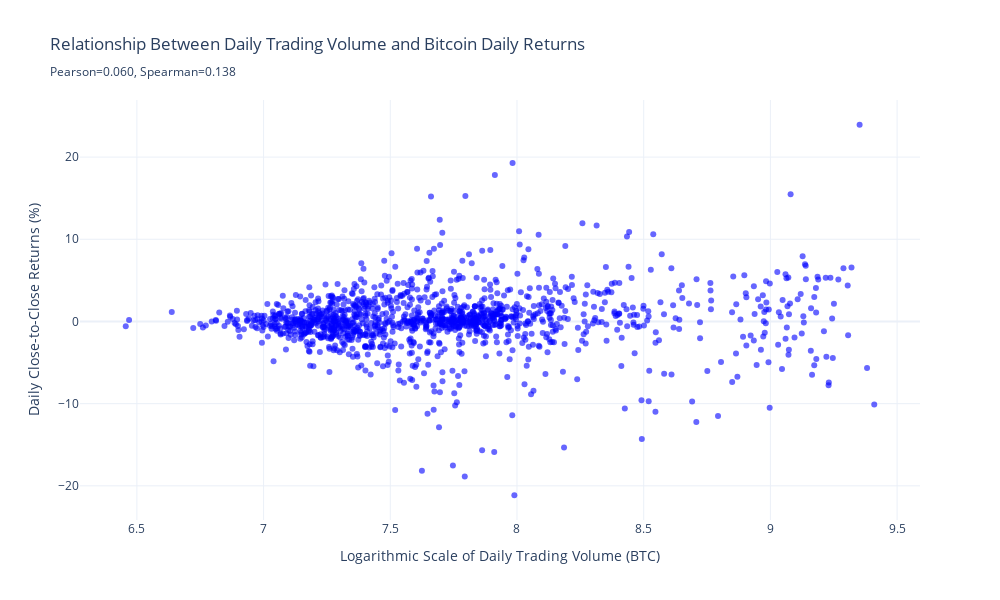

This figure's notebook cell:
### Code cell
df = pd.read_csv(r'D:\Data Analyst stuffs\Python stuffs\Learn Python for Data Analysis\PYTHON_EXERCISES_UDEMY\Bitcoin Case Study\bitcoin_price_Training - Training.csv')

df['Date'] = pd.to_datetime(df['Date'])
df = df.set_index('Date').sort_index()

# Clean 'Volume' column:
# Remove commas (thousand separators) → convert to numeric → replace missing values with zero
df['Volume'] = pd.to_numeric(df['Volume'].str.replace(',', '', regex=False), errors='coerce')
df['Volume'] = df['Volume'].fillna(0)

# Focus analysis on 2014–2017 (exclude 2013 because the data for that year is incomplete)
df_2014_2017 = df.loc[df.index.strftime('%Y') != '2013'].copy()

# Compute daily close-to-close returns as percentage change
df_2014_2017['Close_return'] = 100 * df_2014_2017['Close'].pct_change()

# Calculate correlation between trading volume and daily returns
pearson_val = (
    df_2014_2017[['Volume', 'Close_return']]
    .corr(method='pearson')
    .loc['Volume', 'Close_return']
)

spearman_val = (
    df_2014_2017[['Volume', 'Close_return']]
    .corr(method='spearman')
    .loc['Volume', 'Close_return']
)

# Create scatter plot: Volume (log scale) vs Daily Returns
fig_scatter = go.Scatter(   
    x=np.log10(df_2014_2017['Volume']), # log scale reduces skew in Volume data
    y=df_2014_2017['Close_return'],
    mode='markers',
    marker=dict(size=6, color='blue', opacity=0.6)
)

# Build figure
fig = go.Figure(fig_scatter)

# Customize layout
fig.update_layout(
    height=600,
    width=1000,
    title=f'Relationship Between Daily Trading Volume and Bitcoin Daily Returns<br><sub>Pearson={pearson_val:.3f}, Spearman={spearman_val:.3f}</sub>',
    xaxis_title='Logarithmic Scale of Daily Trading Volume (BTC)',
    yaxis_title='Daily Close-to-Close Returns (%)',
    template='plotly_white'
)

fig.show()

### Figure 1 — Plotly figure (JSON) as saved in the notebook; plotly's stock layout.template omitted (floating-point values rounded to 4 significant figures; data arrays with more than 128 entries replaced by an {"elided": "..."} marker saying what was removed)
{"data": [{"marker": {"color": "blue", "opacity": 0.6, "size": 6}, "mode": "markers", "type": "scatter", "x": {"elided": "1308 float values"}, "y": {"elided": "1308 float values"}}], "layout": {"height": 600, "title": {"text": "Relationship Between Daily Trading Volume and Bitcoin Daily Returns<br><sub>Pearson=0.060, Spearman=0.138</sub>"}, "width": 1000, "xaxis": {"title": {"text": "Logarithmic Scale of Daily Trading Volume (BTC)"}}, "yaxis": {"title": {"text": "Daily Close-to-Close Returns (%)"}}}}
